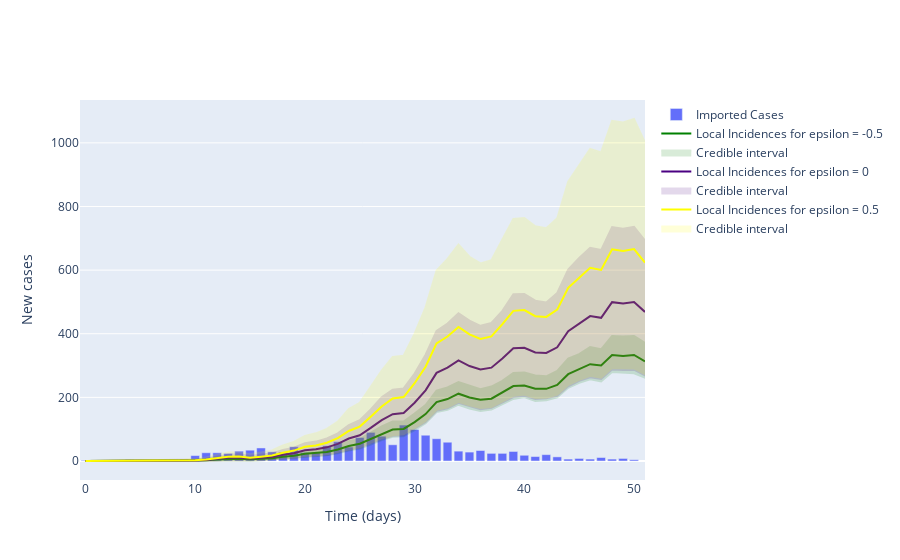

Here is the notebook cell this chart was saved with:
### Code cell
# Plot (bar chart cases each day)
fig = go.Figure()

# Plot of incidences
fig.add_trace(
    go.Bar(
        x=times,
        y=imported_cases,
        name='Imported Cases',
    )
)

colours = ['green', 'indigo', 'yellow']

for _, epsilon in enumerate(epsilon_values):
    fig.add_trace(
        go.Scatter(
            x=times,
            y=all_local_cases[_]['Mean'],
            name='Local Incidences for epsilon = {}'.format(epsilon),
            line_color=colours[_]
        )
    )

    fig.add_trace(
        go.Scatter(
            x=times.tolist() + times.tolist()[::-1],
            y=all_local_cases[_]['Upper bound CI'].values.tolist() + all_local_cases[_]['Lower bound CI'].values.tolist()[::-1],
            fill='toself',
            fillcolor=colours[_],
            line_color=colours[_],
            opacity=0.15,
            mode='lines',
            name='Credible interval'
        )
    )

# Add axis labels
fig.update_layout(
    xaxis_title='Time (days)',
    yaxis_title='New cases'
)

fig.show()

### Figure 1 — Plotly figure (JSON) as saved in the notebook; plotly's stock layout.template omitted (floating-point values rounded to 4 significant figures)
{"data": [{"name": "Imported Cases", "type": "bar", "x": [0, 1, 2, 3, 4, 5, 6, 7, 8, 9, 10, 11, 12, 13, 14, 15, 16, 17, 18, 19, 20, 21, 22, 23, 24, 25, 26, 27, 28, 29, 30, 31, 32, 33, 34, 35, 36, 37, 38, 39, 40, 41, 42, 43, 44, 45, 46, 47, 48, 49, 50, 51], "y": [2, 0, 2, 1, 4, 1, 3, 4, 4, 6, 17, 26, 26, 24, 31, 34, 41, 29, 28, 45, 27, 27, 48, 61, 44, 74, 90, 78, 51, 113, 99, 81, 70, 59, 31, 28, 33, 24, 24, 30, 18, 14, 20, 13, 6, 8, 6, 11, 6, 8, 4]}, {"line": {"color": "green"}, "name": "Local Incidences for epsilon = -0.5", "type": "scatter", "x": [0, 1, 2, 3, 4, 5, 6, 7, 8, 9, 10, 11, 12, 13, 14, 15, 16, 17, 18, 19, 20, 21, 22, 23, 24, 25, 26, 27, 28, 29, 30, 31, 32, 33, 34, 35, 36, 37, 38, 39, 40, 41, 42, 43, 44, 45, 46, 47, 48, 49, 50, 51], "y": [0, 0, 0.011, 0.098, 0.12, 0.139, 0.279, 0.373, 0.571, 0.529, 1.147, 2.339, 4.381, 6.63, 6.902, 5.248, 6.736, 8.497, 13.12, 16.31, 22.53, 24.52, 28.54, 36.17, 47.02, 54.1, 69.51, 85.48, 98.7, 100.9, 122.4, 147.5, 185.3, 194.8, 211.5, 199.6, 192.4, 195.9, 215.0, 235.5, 237.2, 227.1, 226.8, 239.1, 272.9, 288.7, 304.2, 300.2, 333.0, 329.9, 333.4, 313.2]}, {"fill": "toself", "fillcolor": "green", "line": {"color": "green"}, "mode": "lines", "name": "Credible interval", "opacity": 0.15, "type": "scatter", "x": [0, 1, 2, 3, 4, 5, 6, 7, 8, 9, 10, 11, 12, 13, 14, 15, 16, 17, 18, 19, 20, 21, 22, 23, 24, 25, 26, 27, 28, 29, 30, 31, 32, 33, 34, 35, 36, 37, 38, 39, 40, 41, 42, 43, 44, 45, 46, 47, 48, 49, 50, 51, 51, 50, 49, 48, 47, 46, 45, 44, 43, 42, 41, 40, 39, 38, 37, 36, 35, 34, 33, 32, 31, 30, 29, 28, 27, 26, 25, 24, 23, 22, 21, 20, 19, 18, 17, 16, 15, 14, 13, 12, 11, 10, 9, 8, 7, 6, 5, 4, 3, 2, 1, 0], "y": [0, 0, 0, 1, 1, 1, 2, 2, 3, 2, 4, 6, 9, 13, 13, 10, 12, 15, 21, 25, 32, 35.02, 40, 48.02, 62, 69.02, 88, 109, 124, 124, 149.0, 176.0, 221, 231, 248, 236.0, 226, 234, 252.0, 277.0, 278.0, 269.0, 266, 283, 322, 336, 358.0, 351, 393, 391.0, 393.0, 371, 262, 276.0, 277, 280.0, 250, 257, 246.0, 230, 200, 191, 189.0, 201, 195, 179, 162, 157, 165, 177, 161, 154.0, 119, 97, 78, 76, 66, 52, 39, 32.98, 24, 18, 15, 14, 9, 6, 3, 2, 1, 2, 2, 1, 0, 0, 0, 0, 0, 0, 0, 0, 0, 0, 0, 0]}, {"line": {"color": "indigo"}, "name": "Local Incidences for epsilon = 0", "type": "scatter", "x": [0, 1, 2, 3, 4, 5, 6, 7, 8, 9, 10, 11, 12, 13, 14, 15, 16, 17, 18, 19, 20, 21, 22, 23, 24, 25, 26, 27, 28, 29, 30, 31, 32, 33, 34, 35, 36, 37, 38, 39, 40, 41, 42, 43, 44, 45, 46, 47, 48, 49, 50, 51], "y": [0, 0, 0.023, 0.1365, 0.201, 0.2045, 0.4465, 0.557, 0.8365, 0.7815, 1.659, 3.444, 6.577, 9.918, 10.27, 7.785, 10.16, 12.8, 19.62, 24.46, 33.49, 36.71, 42.9, 53.92, 70.58, 81.01, 104.2, 128.6, 147.3, 150.6, 183.1, 222.1, 277.0, 293.6, 316.1, 298.6, 287.9, 293.4, 322.5, 354.2, 355.9, 340.9, 339.7, 357.5, 408.2, 432.3, 455.6, 450.1, 499.3, 495.0, 500.0, 468.5]}, {"fill": "toself", "fillcolor": "indigo", "line": {"color": "indigo"}, "mode": "lines", "name": "Credible interval", "opacity": 0.15, "type": "scatter", "x": [0, 1, 2, 3, 4, 5, 6, 7, 8, 9, 10, 11, 12, 13, 14, 15, 16, 17, 18, 19, 20, 21, 22, 23, 24, 25, 26, 27, 28, 29, 30, 31, 32, 33, 34, 35, 36, 37, 38, 39, 40, 41, 42, 43, 44, 45, 46, 47, 48, 49, 50, 51, 51, 50, 49, 48, 47, 46, 45, 44, 43, 42, 41, 40, 39, 38, 37, 36, 35, 34, 33, 32, 31, 30, 29, 28, 27, 26, 25, 24, 23, 22, 21, 20, 19, 18, 17, 16, 15, 14, 13, 12, 11, 10, 9, 8, 7, 6, 5, 4, 3, 2, 1, 0], "y": [0, 0, 0, 1, 1, 1, 2, 3, 3, 3, 5, 8, 14, 20, 21, 16, 20, 24, 35, 42, 56, 61, 71, 87, 113, 128, 162.0, 200, 224, 228, 275.0, 334, 409, 432, 464, 441.0, 425, 434, 472.0, 524.0, 525, 504.0, 498.0, 528, 602, 638, 670, 663, 735, 730.0, 736, 693, 269, 287.0, 286, 288, 258, 263, 252.0, 235, 205, 197, 195, 205, 201, 184, 167, 163.0, 172, 183, 166.0, 158, 123, 101, 81, 79, 69, 55.98, 41.98, 35, 26, 19, 17, 15, 10, 7, 4, 3, 2, 3, 3, 1, 0, 0, 0, 0, 0, 0, 0, 0, 0, 0, 0, 0]}, {"line": {"color": "yellow"}, "name": "Local Incidences for epsilon = 0.5", "type": "scatter", "x": [0, 1, 2, 3, 4, 5, 6, 7, 8, 9, 10, 11, 12, 13, 14, 15, 16, 17, 18, 19, 20, 21, 22, 23, 24, 25, 26, 27, 28, 29, 30, 31, 32, 33, 34, 35, 36, 37, 38, 39, 40, 41, 42, 43, 44, 45, 46, 47, 48, 49, 50, 51], "y": [0, 0, 0.03067, 0.172, 0.257, 0.2803, 0.607, 0.7447, 1.085, 1.029, 2.217, 4.513, 8.864, 13.25, 13.78, 10.39, 13.54, 17.1, 26.14, 32.75, 44.73, 49.03, 57.25, 71.83, 94.4, 108.3, 139.3, 171.5, 196.8, 200.9, 244.4, 296.4, 369.7, 391.3, 421.6, 398.2, 383.5, 391.5, 430.3, 472.0, 474.5, 455.0, 452.9, 475.9, 544.4, 576.5, 607.2, 600.5, 665.2, 660.1, 666.4, 623.5]}, {"fill": "toself", "fillcolor": "yellow", "line": {"color": "yellow"}, "mode": "lines", "name": "Credible interval", "opacity": 0.15, "type": "scatter", "x": [0, 1, 2, 3, 4, 5, 6, 7, 8, 9, 10, 11, 12, 13, 14, 15, 16, 17, 18, 19, 20, 21, 22, 23, 24, 25, 26, 27, 28, 29, 30, 31, 32, 33, 34, 35, 36, 37, 38, 39, 40, 41, 42, 43, 44, 45, 46, 47, 48, 49, 50, 51, 51, 50, 49, 48, 47, 46, 45, 44, 43, 42, 41, 40, 39, 38, 37, 36, 35, 34, 33, 32, 31, 30, 29, 28, 27, 26, 25, 24, 23, 22, 21, 20, 19, 18, 17, 16, 15, 14, 13, 12, 11, 10, 9, 8, 7, 6, 5, 4, 3, 2, 1, 0], "y": [0, 0, 1, 1, 2, 2, 3, 3, 4, 4, 6, 11, 20, 27, 27, 21.03, 27, 33, 49, 60, 79, 87, 101, 124, 163, 183, 233, 284.0, 327, 331, 400.0, 483, 599, 635, 680, 642.0, 621.0, 631, 696, 761, 764, 738, 732, 763, 878, 929, 981, 970, 1069, 1064, 1075, 1001.0, 273, 291, 291, 292, 262, 268, 255, 239, 209, 199, 198.0, 209, 205, 187, 170, 167, 175, 186, 169, 161, 126, 104, 84, 81, 70.98, 57, 43, 36, 28, 21, 17.98, 16, 11, 8, 4, 3, 2, 3, 3, 2, 0, 0, 0, 0, 0, 0, 0, 0, 0, 0, 0, 0]}], "layout": {"xaxis": {"title": {"text": "Time (days)"}}, "yaxis": {"title": {"text": "New cases"}}}}
